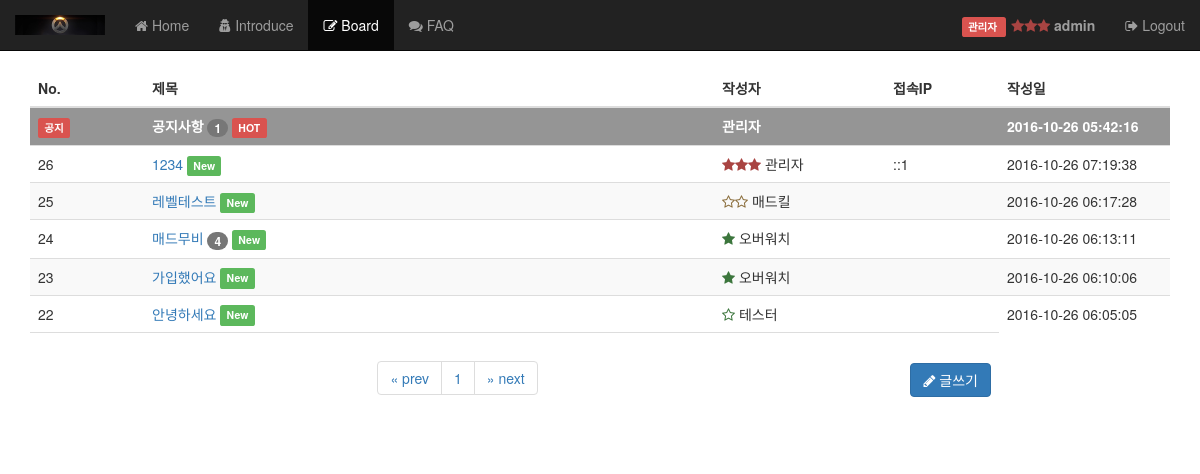
Page /board.php (signed in) on the committed database.
### tables this page shows
CREATE TABLE `point` (
  `id` int(11) NOT NULL,
  `min` int(11) NOT NULL,
  `max` int(11) NOT NULL,
  `icon` varchar(200) NOT NULL
);

CREATE TABLE `board` (
  `id` int(11) NOT NULL,
  `user_id` int(11) NOT NULL,
  `title` varchar(100) NOT NULL,
  `content` varchar(1000) NOT NULL,
  `author` varchar(20) NOT NULL,
  `notice` int(1) NOT NULL DEFAULT '0',
  `ipaddress` varchar(20) NOT NULL,
  `timestamp` timestamp NOT NULL DEFAULT CURRENT_TIMESTAMP
);

### session.php (called while the page is built, shortened)
<?php
  $is_logged = (isset($_SESSION['is_logged'])) ? $_SESSION['is_logged'] : false;
?>

### board.php (the view, shortened to what this page needs)
<?php
  include './database.php';
  include './session.php';
  $limit = 20;
  $offset = (isset($_GET['offset'])) ? $_GET['offset'] : 0;
  $stmt = $conn->prepare('SELECT * FROM board WHERE notice=1 ORDER BY id DESC');
  $stmt->execute();
  $notice_list = $stmt->fetchAll();
  $stmt = $conn->prepare('SELECT * FROM board WHERE notice=0 ORDER BY id DESC LIMIT '.$offset.','.$limit);
  $stmt->execute();
  $list = $stmt->fetchAll();
  $stmt = $conn->prepare('SELECT * FROM board WHERE notice=0');
  $stmt->execute();
  $list_count = $stmt->fetchAll();
  $total_count = count($list_count);
  $total_page_count = ceil($total_count / $limit);
  $now = date('Y-m-d H:i:s', time() + 32400);
?>
<?php include './header.php'; ?>
<section class="container">
  <table class="table table-striped table-hover">
    <thead>
      <tr>
        <th width="10%">No.</th>
        <th width="50%">제목</th>
        <th width="15%">작성자</th>
        <th width="10%">접속IP</th>
        <th width="15%">작성일</th>
      </tr>
    </thead>
    <tbody>
      <?php foreach($notice_list as $item) : ?>
      <tr class="notice_bg">
        <td><span class="label label-danger label-lg">공지</span></td>
        <td>
          <a href="./board_detail.php?id=<?php echo $item['id'] ?>"><?php echo $item['title'] ?></a>
          <?php
            $stmt = $conn->prepare('SELECT * FROM reply WHERE board_id='.$item['id']);
            $stmt->execute();
            $reply_count = $stmt->fetchAll();
          ?>
          <?php if (count($reply_count) > 0) : ?>
            <span class="badge"><?php echo count($reply_count)?></span>
          <?php endif; ?>
          <?php if ((strtotime($now)-strtotime($item['timestamp'])) < 86400) : ?>
            <span class="label label-danger">HOT</span>
          <?php endif; ?>
        </td>
        <td><?php echo $item['author'] ?></td>
        <td><?php echo $item['ipaddress'] ?></td>
        <td><?php echo $item['timestamp'] ?></td>
      </tr>
      <?php endforeach; ?>
      <?php if (count($list) > 0) : ?>
        <?php foreach($list as $item) : ?>
        <tr>
          <td><?php echo $item['id'] ?></td>
          <td>
            <a href="./board_detail.php?id=<?php echo $item['id'] ?>"><?php echo $item['title'] ?></a>
            <?php
              $stmt = $conn->prepare('SELECT * FROM reply WHERE board_id='.$item['id']);
              $stmt->execute();
              $reply_count = $stmt->fetchAll();
            ?>
            <?php if (count($reply_count) > 0) : ?>
              <span class="badge"><?php echo count($reply_count)?></span>
            <?php endif; ?>
            <?php if ((strtotime($now)-strtotime($item['timestamp'])) < 86400) { ?>
              <span class="label label-success">New</span>
            <?php } ?>
          </td>
          <td>
            <?php
              $sql = 'SELECT * FROM user WHERE id="'.$item['user_id'].'"';
              $stmt = $conn->prepare($sql);
              $stmt->execute();
              $author_info = $stmt->fetchAll();
              $sql = 'SELECT * FROM point WHERE min<="'.$author_info[0]['point'].'" AND max>="'.$author_info[0]['point'].'"';
              $stmt = $conn->prepare($sql);
              $stmt->execute();
              $point_icon = $stmt->fetchAll();
              echo (count($point_icon) > 0) ? $point_icon[0]['icon'] : '';
            ?>
            <?php echo $item['author'] ?>
          </td>
          <td><?php echo $item['ipaddress'] ?></td>
          <td><?php echo $item['timestamp'] ?></td>
        </tr>
        <?php endforeach; ?>
      <?php endif; ?>
    </tbody>
    <tfoot>
      <tr>
        <td colspan="3" class="text-center">
          <nav aria-label="Page navigation">
            <ul class="pagination">
              <li>
                <a href="#" aria-label="Previous">
                  <span aria-hidden="true">&laquo; prev</span>
                </a>
              </li>
              <?php for($i = 1; $i <= $total_page_count; $i++) :?>
              <li><a href="./board.php?offset=<?php echo $limit*($i-1)?>"><?php echo $offset + $i ?></a></li>
              <?php endfor; ?>
              <li>
                <a href="#" aria-label="Next">
                  <span aria-hidden="true">&raquo; next</span>
                </a>
              </li>
            </ul>
          </nav>
        </td>
        <?php if ($is_logged) : ?>
        <td class="text-right">
          <a href="./board_write.php" class="btn btn-primary"><i class="fa fa-pencil"></i> 글쓰기</a>
        </td>
        <?php endif; ?>
      </tr>
    </tfoot>
  </table>
</section>
<?php include './footer.php'; ?>

### css/style.css (style rules this page uses)
body { padding-top: 70px; }
tfoot tr td { vertical-align: middle !important; }
.notice_bg { background-color: #959595 !important; color: #FFFFFF; font-weight: bold; }
.notice_bg a { color: #FFFFFF; }

### rows in the picture
board: title "공지사항", count($reply_count) "1", shows "HOT", author "관리자", timestamp "2016-10-26 05:42:16"
board: id "26", title "1234", shows "New", author "관리자", ipaddress "::1", timestamp "2016-10-26 07:19:38"
board: id "25", title "레벨테스트", shows "New", author "매드킬", timestamp "2016-10-26 06:17:28"
board: id "24", title "매드무비", count($reply_count) "4", shows "New", author "오버워치", timestamp "2016-10-26 06:13:11"
board: id "23", title "가입했어요", shows "New", author "오버워치", timestamp "2016-10-26 06:10:06"
board: id "22", title "안녕하세요", shows "New", author "테스터", timestamp "2016-10-26 06:05:05"

### other values in the picture
$_SESSION['user_id'] "admin"
$offset + $i "1"
